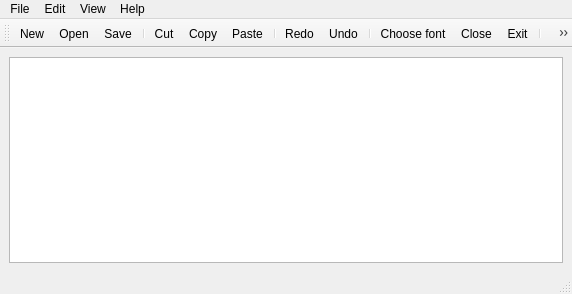
<?xml version="1.0" encoding="UTF-8"?>
<ui version="4.0">
 <class>MainWindow</class>
 <widget class="QMainWindow" name="MainWindow">
  <property name="geometry">
   <rect>
    <x>0</x>
    <y>0</y>
    <width>572</width>
    <height>294</height>
   </rect>
  </property>
  <property name="windowTitle">
   <string>MainWindow</string>
  </property>
  <property name="windowIcon">
   <iconset resource="Resources.qrc">
    <normaloff>:/rec/img/icons8-m-96.png</normaloff>:/rec/img/icons8-m-96.png</iconset>
  </property>
  <widget class="QWidget" name="centralwidget">
   <layout class="QHBoxLayout" name="horizontalLayout">
    <item>
     <widget class="QTextEdit" name="textEdit"/>
    </item>
   </layout>
  </widget>
  <widget class="QMenuBar" name="menubar">
   <property name="geometry">
    <rect>
     <x>0</x>
     <y>0</y>
     <width>572</width>
     <height>21</height>
    </rect>
   </property>
   <widget class="QMenu" name="menuFile">
    <property name="title">
     <string>File</string>
    </property>
    <addaction name="actionNew"/>
    <addaction name="actionOpen"/>
    <addaction name="separator"/>
    <addaction name="actionSave"/>
    <addaction name="actionSave_as"/>
    <addaction name="actionClose"/>
    <addaction name="actionExit"/>
   </widget>
   <widget class="QMenu" name="menuEdit">
    <property name="title">
     <string>Edit</string>
    </property>
    <addaction name="actionCut"/>
    <addaction name="actionCopy"/>
    <addaction name="actionPaste"/>
    <addaction name="separator"/>
    <addaction name="actionRedo"/>
    <addaction name="actionUndo"/>
   </widget>
   <widget class="QMenu" name="menuAbout">
    <property name="title">
     <string>View</string>
    </property>
    <addaction name="actionChoose_font"/>
   </widget>
   <widget class="QMenu" name="menuView">
    <property name="title">
     <string>Help</string>
    </property>
    <addaction name="actionAbout"/>
    <addaction name="actionAbout_Qt"/>
   </widget>
   <addaction name="menuFile"/>
   <addaction name="menuEdit"/>
   <addaction name="menuAbout"/>
   <addaction name="menuView"/>
  </widget>
  <widget class="QStatusBar" name="statusbar"/>
  <widget class="QToolBar" name="toolBar">
   <property name="windowTitle">
    <string>toolBar</string>
   </property>
   <attribute name="toolBarArea">
    <enum>TopToolBarArea</enum>
   </attribute>
   <attribute name="toolBarBreak">
    <bool>false</bool>
   </attribute>
   <addaction name="actionNew"/>
   <addaction name="actionOpen"/>
   <addaction name="actionSave"/>
   <addaction name="separator"/>
   <addaction name="actionCut"/>
   <addaction name="actionCopy"/>
   <addaction name="actionPaste"/>
   <addaction name="separator"/>
   <addaction name="actionRedo"/>
   <addaction name="actionUndo"/>
   <addaction name="separator"/>
   <addaction name="actionChoose_font"/>
   <addaction name="actionClose"/>
   <addaction name="actionExit"/>
   <addaction name="separator"/>
   <addaction name="actionAbout"/>
   <addaction name="actionAbout_Qt"/>
  </widget>
  <action name="actionNew">
   <property name="icon">
    <iconset resource="Resources.qrc">
     <normaloff>:/rec/img/file.png</normaloff>:/rec/img/file.png</iconset>
   </property>
   <property name="text">
    <string>New</string>
   </property>
   <property name="shortcut">
    <string>Ctrl+N</string>
   </property>
  </action>
  <action name="actionOpen">
   <property name="icon">
    <iconset resource="Resources.qrc">
     <normaloff>:/rec/img/folder.png</normaloff>:/rec/img/folder.png</iconset>
   </property>
   <property name="text">
    <string>Open</string>
   </property>
   <property name="shortcut">
    <string>Ctrl+O</string>
   </property>
  </action>
  <action name="actionSave">
   <property name="icon">
    <iconset resource="Resources.qrc">
     <normaloff>:/rec/img/save.png</normaloff>:/rec/img/save.png</iconset>
   </property>
   <property name="text">
    <string>Save</string>
   </property>
   <property name="shortcut">
    <string>Ctrl+S</string>
   </property>
  </action>
  <action name="actionCut">
   <property name="icon">
    <iconset resource="Resources.qrc">
     <normaloff>:/rec/img/scissors.png</normaloff>:/rec/img/scissors.png</iconset>
   </property>
   <property name="text">
    <string>Cut</string>
   </property>
   <property name="shortcut">
    <string>Ctrl+X</string>
   </property>
  </action>
  <action name="actionCopy">
   <property name="icon">
    <iconset resource="Resources.qrc">
     <normaloff>:/rec/img/copy.png</normaloff>:/rec/img/copy.png</iconset>
   </property>
   <property name="text">
    <string>Copy</string>
   </property>
   <property name="shortcut">
    <string>Ctrl+C</string>
   </property>
  </action>
  <action name="actionPaste">
   <property name="icon">
    <iconset resource="Resources.qrc">
     <normaloff>:/rec/img/paste.png</normaloff>:/rec/img/paste.png</iconset>
   </property>
   <property name="text">
    <string>Paste</string>
   </property>
   <property name="shortcut">
    <string>Ctrl+V</string>
   </property>
  </action>
  <action name="actionRedo">
   <property name="icon">
    <iconset resource="Resources.qrc">
     <normaloff>:/rec/img/redo.png</normaloff>:/rec/img/redo.png</iconset>
   </property>
   <property name="text">
    <string>Redo</string>
   </property>
   <property name="shortcut">
    <string>Ctrl+Y</string>
   </property>
  </action>
  <action name="actionUndo">
   <property name="icon">
    <iconset resource="Resources.qrc">
     <normaloff>:/rec/img/undo.png</normaloff>:/rec/img/undo.png</iconset>
   </property>
   <property name="text">
    <string>Undo</string>
   </property>
   <property name="shortcut">
    <string>Ctrl+Z</string>
   </property>
  </action>
  <action name="actionSave_as">
   <property name="icon">
    <iconset resource="Resources.qrc">
     <normaloff>:/rec/img/save-1.png</normaloff>:/rec/img/save-1.png</iconset>
   </property>
   <property name="text">
    <string>Save as</string>
   </property>
   <property name="shortcut">
    <string>Ctrl+Shift+S</string>
   </property>
  </action>
  <action name="actionClose">
   <property name="icon">
    <iconset resource="Resources.qrc">
     <normaloff>:/rec/img/close.png</normaloff>:/rec/img/close.png</iconset>
   </property>
   <property name="text">
    <string>Close</string>
   </property>
   <property name="shortcut">
    <string>Ctrl+W</string>
   </property>
  </action>
  <action name="actionExit">
   <property name="icon">
    <iconset resource="Resources.qrc">
     <normaloff>:/rec/img/icons8-exit-64.png</normaloff>:/rec/img/icons8-exit-64.png</iconset>
   </property>
   <property name="text">
    <string>Exit</string>
   </property>
  </action>
  <action name="actionAbout">
   <property name="icon">
    <iconset resource="Resources.qrc">
     <normaloff>:/rec/img/icons8-about-48.png</normaloff>:/rec/img/icons8-about-48.png</iconset>
   </property>
   <property name="text">
    <string>About</string>
   </property>
  </action>
  <action name="actionAbout_Qt">
   <property name="icon">
    <iconset resource="Resources.qrc">
     <normaloff>:/rec/img/iconfinder_qt_337140.png</normaloff>:/rec/img/iconfinder_qt_337140.png</iconset>
   </property>
   <property name="text">
    <string>About Qt</string>
   </property>
  </action>
  <action name="actionChoose_font">
   <property name="icon">
    <iconset resource="Resources.qrc">
     <normaloff>:/rec/img/font.png</normaloff>:/rec/img/font.png</iconset>
   </property>
   <property name="text">
    <string>Choose font...</string>
   </property>
  </action>
 </widget>
 <resources>
  <include location="Resources.qrc"/>
 </resources>
 <connections/>
</ui>
